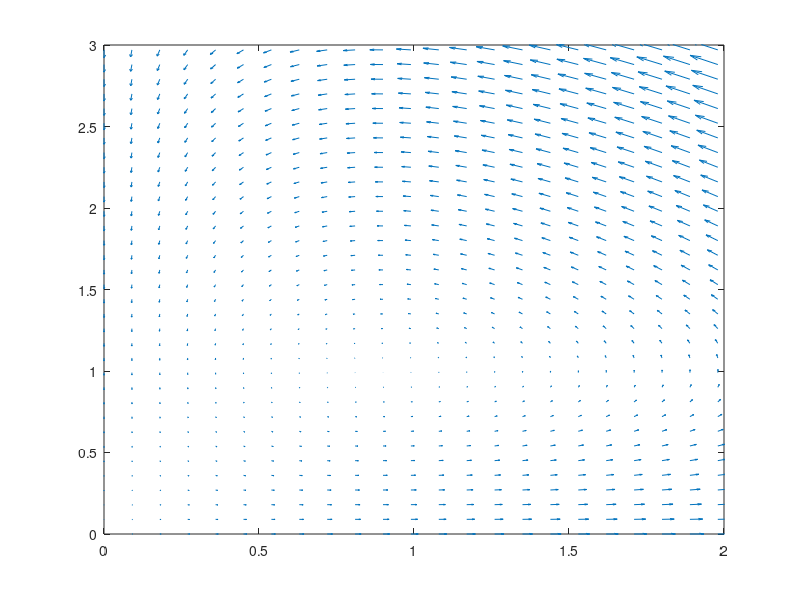

This chart was generated by the following MATLAB code:
function lv_velocity_field_solution
clf
close all
alpha = 1;
beta = 2/3;
gamma =1;
epsilon =3/4;
 
xMin = 0;
xMax = 2;
yMin = 0;
yMax = 3;
gWidth = 0.09;

range_U = xMin:gWidth:xMax;
range_V = yMin:gWidth:yMax;

[UU,VV]=meshgrid(range_U, range_V);

%% Use the meshgrid function to generate two matrices (UU and VV) of U and V values
vel_U = alpha.*UU - gamma.*UU.*VV;
vel_V = -beta.*VV + epsilon.*gamma.*UU.*VV;

quiver(UU,VV,vel_U,vel_V)
axis([xMin xMax yMin yMax])
end
